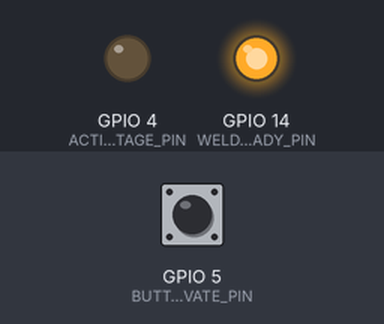
A sketch run on a simulated ESP8266 (NodeMCU). Parts: output pins drawn as LEDs (lit = HIGH). The inputs (shaded band) are chosen by the test bench; at power-on: GPIO 5 (BUTTON_TO_ACTIVATE_PIN) LOW. WiFi joins after 1.5 s; servers stay silent unless stated; what the sketch prints to the serial monitor is not drawn.

Above: at 2.7 s.
2.8 s: GPIO 5 (BUTTON_TO_ACTIVATE_PIN) pulled HIGH for 0.15 s
At 4.1 s:
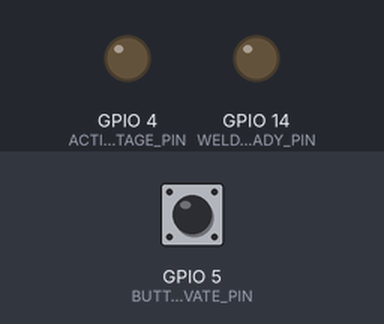
7.4 s: GPIO 5 (BUTTON_TO_ACTIVATE_PIN) pulled HIGH for 1 s
At 10.3 s:
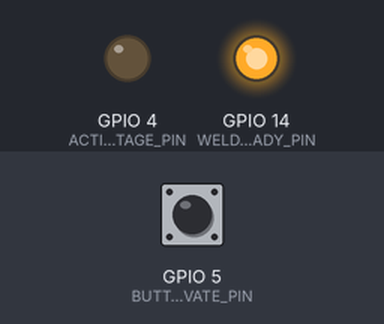
10.9 s: GPIO 5 (BUTTON_TO_ACTIVATE_PIN) pulled HIGH for 3.2 s
At 11.5 s:
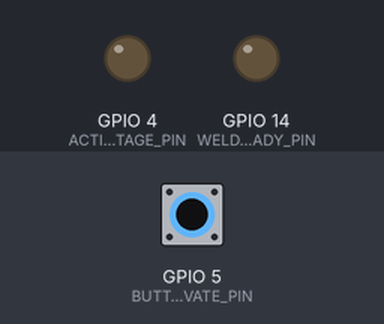
Timing chart, 0 to 14.5 s (numbered marks = the images above; inputs shaded):
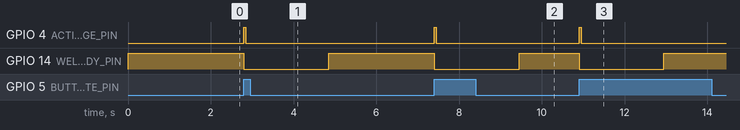

Measured:
- after the input at 2.8 s, GPIO 4 (ACTIVATE_HIGH_VOLTAGE_PIN): LOW → HIGH at once, → LOW 0.05 s later; GPIO 14 (WELDER_READY_PIN): HIGH → LOW at once, → HIGH 2.1 s later
- after the input at 7.4 s, GPIO 4 (ACTIVATE_HIGH_VOLTAGE_PIN): LOW → HIGH at once, → LOW 0.05 s later; GPIO 14 (WELDER_READY_PIN): HIGH → LOW at once, → HIGH 2.1 s later
- after the input at 10.9 s, GPIO 4 (ACTIVATE_HIGH_VOLTAGE_PIN): LOW → HIGH at once, → LOW 0.05 s later; GPIO 14 (WELDER_READY_PIN): HIGH → LOW at once, → HIGH 2.1 s later

The sketch:

spotwelder.ino
```cpp
#include <ESP8266WiFi.h>
#include <os_type.h>

const int ACTIVATE_HIGH_VOLTAGE_PIN = 4;
const int BUTTON_TO_ACTIVATE_PIN = 5;
const int WELDER_READY_PIN = 14;
const int BUTTON_SAFETY_DELAY_MILLISECONDS = 2000;

const char* ssid = "<your ssid>";
const char* password = "<your password>";

boolean debounce;
boolean buttonPress;

os_timer_t debounceTimer;
os_timer_t turnSpotWelderOff;
int highVoltageOnMilliSeconds = 50;

WiFiServer server(80);

void resetDebounce(void *pArg) {
  debounce = false;
  digitalWrite(WELDER_READY_PIN, HIGH);
  Serial.println("Button ready");
}

void spotWelderOff(void *pArg) {
  digitalWrite(ACTIVATE_HIGH_VOLTAGE_PIN, LOW);
  Serial.println("Welder off");
  os_timer_arm(&debounceTimer, BUTTON_SAFETY_DELAY_MILLISECONDS, false);
}

void readButtonPress() {
  if (!debounce) {
    if (digitalRead(BUTTON_TO_ACTIVATE_PIN) == HIGH) {
      buttonPress = true;
      Serial.println("Welder on");
      digitalWrite(WELDER_READY_PIN, LOW);
      digitalWrite(ACTIVATE_HIGH_VOLTAGE_PIN, HIGH);
    }
    debounce = true;
    os_timer_arm(&turnSpotWelderOff, highVoltageOnMilliSeconds, false);
  }
}

void setup() {
  Serial.begin(115200);
  Serial.println("");
  Serial.println("Initializing Spot Welder...");

  debounce = false;
  buttonPress = false;
  pinMode(ACTIVATE_HIGH_VOLTAGE_PIN, OUTPUT);
  pinMode(WELDER_READY_PIN, OUTPUT);
  pinMode(BUTTON_TO_ACTIVATE_PIN, INPUT);
  digitalWrite(ACTIVATE_HIGH_VOLTAGE_PIN, LOW);
  attachInterrupt(digitalPinToInterrupt(BUTTON_TO_ACTIVATE_PIN), readButtonPress, CHANGE);
  Serial.println(highVoltageOnMilliSeconds);
  Serial.println(BUTTON_SAFETY_DELAY_MILLISECONDS);
  os_timer_setfn(&debounceTimer, resetDebounce, NULL);
  os_timer_setfn(&turnSpotWelderOff, spotWelderOff, NULL);
  digitalWrite(WELDER_READY_PIN, HIGH);

  WiFi.begin(ssid, password);
  while (WiFi.status() != WL_CONNECTED) {
     delay(500);
     Serial.print(".");
  }
  Serial.println("");
  Serial.println("WiFi connected");
  Serial.println(WiFi.localIP());

  server.begin();


  Serial.println("Spot Welder Initialized");
}

void loop() {
  WiFiClient client = server.available();
  if (!client) {
    return;
  }

  Serial.println("new client");
  while(!client.available()){
    delay(1);
  }

  String request = client.readStringUntil('\r');
  Serial.println(request);
  client.flush();

  int index = request.indexOf("ontime");
  if (index > -1) {
    int temp = request.substring(index + 7).toInt();
    if (temp > 0) {
      highVoltageOnMilliSeconds = temp;
    }
  }

  client.println("HTTP/1.1 200 OK");
  client.println("Content-Type: text/html");
  client.println(""); //  do not forget this one
  client.println("<!DOCTYPE HTML>");
  client.println("<html><head><title>Spot Welder Controller</title>");
  client.println("<meta name=\"viewport\" content=\"width=device-width, initial-scale=1\">");
  client.println("<link rel=\"stylesheet\" href=\"https://maxcdn.bootstrapcdn.com/bootstrap/3.3.7/css/bootstrap.min.css\"></head>");
  client.println("<body class=\"container\"><div class=\"row\"><div class=\" col-md-6 col-sm-3\"><h2>Spot Welder Controller</h2>");
  client.print("<p>Current time in milliseconds: <strong>");
  client.print(highVoltageOnMilliSeconds);
  client.println("</strong></p>");
  client.println("<form method=\"GET\" action=\"/\">");
  client.print("<div clas=\"form-group\"><label for=\"ontime\">On time in milliseconds</label> <input id=\"ontime\" class=\"form-control\" type=\"text\" name=\"ontime\" value=\"");
  client.print(highVoltageOnMilliSeconds);
  client.println("\" /></div>");
  client.println("<button class=\"btn btn-primary\" type=\"submit\">Update</button>");
  client.println("</form>");
  client.println("</div></div></body></html>");
  client.println("");
}
```
